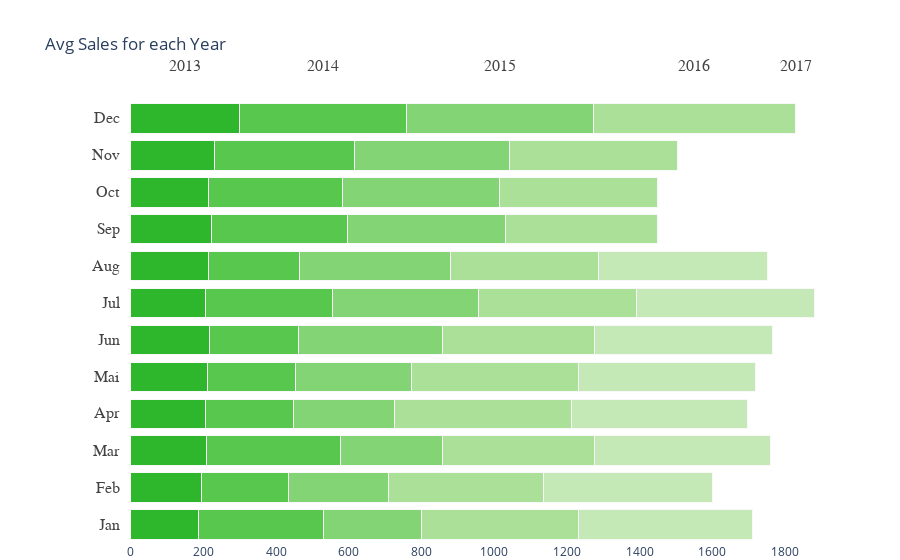

The notebook cell this image was saved under:
### Markdown cell above
### Sales variation by month and year
To see the variation of sales per month and year in one plot, we use plotly.

### Code cell
# data 
df_2013 = df_visualization[df_visualization['year']==2013][['month','sales']]
df_2013 = df_2013.groupby('month').agg({"sales" : "mean"}).reset_index().rename(columns={'sales':'s13'})
df_2014 = df_visualization[df_visualization['year']==2014][['month','sales']]
df_2014 = df_2014.groupby('month').agg({"sales" : "mean"}).reset_index().rename(columns={'sales':'s14'})
df_2015 = df_visualization[df_visualization['year']==2015][['month','sales']]
df_2015 = df_2015.groupby('month').agg({"sales" : "mean"}).reset_index().rename(columns={'sales':'s15'})
df_2016 = df_visualization[df_visualization['year']==2016][['month','sales']]
df_2016 = df_2016.groupby('month').agg({"sales" : "mean"}).reset_index().rename(columns={'sales':'s16'})
df_2017 = df_visualization[df_visualization['year']==2017][['month','sales']]
df_2017 = df_2017.groupby('month').agg({"sales" : "mean"}).reset_index()
df_2017_no = pd.DataFrame({'month': [9,10,11,12], 'sales':[0,0,0,0]})
df_2017 = pd.concat([df_2017, df_2017_no], ignore_index=True).rename(columns={'sales':'s17'})
# df_2017 = df_2017.append(df_2017_no).rename(columns={'sales':'s17'})
df_year = df_2013.merge(df_2014,on='month').merge(df_2015,on='month').merge(df_2016,on='month').merge(df_2017,on='month')

# top levels
top_labels = ['2013', '2014', '2015', '2016', '2017']

colors = ['#2EB62C', '#57C84D',
          '#83D475', '#ABE098',
          '#C5E8B7']

# X axis value 
df_year = df_year[['s13','s14','s15','s16','s17']].replace(np.nan,0)
x_data = df_year.values

# y axis value (Month)
df_2013['month'] =['Jan','Feb','Mar','Apr','Mai','Jun','Jul','Aug','Sep','Oct','Nov','Dec']
y_data = df_2013['month'].tolist()

# create plotly figure
fig = go.Figure()
for i in range(0, len(x_data[0])):
    for xd, yd in zip(x_data, y_data):
        fig.add_trace(go.Bar(
            x=[xd[i]], y=[yd],
            orientation='h',
            marker=dict(
                color=colors[i],
                line=dict(color='rgb(248, 248, 249)', width=1)
            )
        ))

fig.update_layout(title='Avg Sales for each Year',
    xaxis=dict(showgrid=False, 
               zeroline=False, domain=[0.15, 1]),
    yaxis=dict(showgrid=False, showline=False,
               showticklabels=False, zeroline=False),
    barmode='stack',
    plot_bgcolor='#fff', 
    paper_bgcolor='#fff',
    margin=dict(l=0, r=50, t=100, b=10),
    showlegend=False, 
)

annotations = []
for yd, xd in zip(y_data, x_data):  
    # labeling the y-axis
    annotations.append(dict(xref='paper', yref='y',
                            x=0.14, y=yd,
                            xanchor='right',
                            text=str(yd),
                            font=dict(family='verdana', size=16,
                                      color='rgb(67, 67, 67)'),
                            showarrow=False, align='right'))
    
    # labeling the first Likert scale (on the top)
    if yd == y_data[-1]:
        annotations.append(dict(xref='x', yref='paper',
                                x=xd[0] / 2, y=1.1,
                                text=top_labels[0],
                                font=dict(family='verdana ', size=16,
                                          color='rgb(67, 67, 67)'),
                                showarrow=False))
        
    space = xd[0]
    for i in range(1, len(xd)):        
            # labeling the Likert scale
            if yd == y_data[-1]:
                annotations.append(dict(xref='x', yref='paper',
                                        x=space + (xd[i]/2), y=1.1,
                                        text=top_labels[i],
                                        font=dict(family='verdana ', size=16,
                                                  color='rgb(67, 67, 67)'),
                                        showarrow=False))
            space += xd[i]
            
fig.update_layout(
    annotations=annotations)
fig.show()

### Figure 1 — Plotly figure (JSON) as saved in the notebook; plotly's stock layout.template omitted (floating-point values rounded to 4 significant figures)
{"data": [{"marker": {"color": "#2EB62C", "line": {"color": "rgb(248, 248, 249)", "width": 1}}, "orientation": "h", "type": "bar", "x": [187.0], "y": ["Jan"]}, {"marker": {"color": "#2EB62C", "line": {"color": "rgb(248, 248, 249)", "width": 1}}, "orientation": "h", "type": "bar", "x": [193.6], "y": ["Feb"]}, {"marker": {"color": "#2EB62C", "line": {"color": "rgb(248, 248, 249)", "width": 1}}, "orientation": "h", "type": "bar", "x": [206.9], "y": ["Mar"]}, {"marker": {"color": "#2EB62C", "line": {"color": "rgb(248, 248, 249)", "width": 1}}, "orientation": "h", "type": "bar", "x": [205.6], "y": ["Apr"]}, {"marker": {"color": "#2EB62C", "line": {"color": "rgb(248, 248, 249)", "width": 1}}, "orientation": "h", "type": "bar", "x": [210.2], "y": ["Mai"]}, {"marker": {"color": "#2EB62C", "line": {"color": "rgb(248, 248, 249)", "width": 1}}, "orientation": "h", "type": "bar", "x": [215.7], "y": ["Jun"]}, {"marker": {"color": "#2EB62C", "line": {"color": "rgb(248, 248, 249)", "width": 1}}, "orientation": "h", "type": "bar", "x": [204.0], "y": ["Jul"]}, {"marker": {"color": "#2EB62C", "line": {"color": "rgb(248, 248, 249)", "width": 1}}, "orientation": "h", "type": "bar", "x": [212.5], "y": ["Aug"]}, {"marker": {"color": "#2EB62C", "line": {"color": "rgb(248, 248, 249)", "width": 1}}, "orientation": "h", "type": "bar", "x": [220.6], "y": ["Sep"]}, {"marker": {"color": "#2EB62C", "line": {"color": "rgb(248, 248, 249)", "width": 1}}, "orientation": "h", "type": "bar", "x": [213.2], "y": ["Oct"]}, {"marker": {"color": "#2EB62C", "line": {"color": "rgb(248, 248, 249)", "width": 1}}, "orientation": "h", "type": "bar", "x": [231.1], "y": ["Nov"]}, {"marker": {"color": "#2EB62C", "line": {"color": "rgb(248, 248, 249)", "width": 1}}, "orientation": "h", "type": "bar", "x": [298.7], "y": ["Dec"]}, {"marker": {"color": "#57C84D", "line": {"color": "rgb(248, 248, 249)", "width": 1}}, "orientation": "h", "type": "bar", "x": [342.3], "y": ["Jan"]}, {"marker": {"color": "#57C84D", "line": {"color": "rgb(248, 248, 249)", "width": 1}}, "orientation": "h", "type": "bar", "x": [241.3], "y": ["Feb"]}, {"marker": {"color": "#57C84D", "line": {"color": "rgb(248, 248, 249)", "width": 1}}, "orientation": "h", "type": "bar", "x": [368.7], "y": ["Mar"]}, {"marker": {"color": "#57C84D", "line": {"color": "rgb(248, 248, 249)", "width": 1}}, "orientation": "h", "type": "bar", "x": [240.6], "y": ["Apr"]}, {"marker": {"color": "#57C84D", "line": {"color": "rgb(248, 248, 249)", "width": 1}}, "orientation": "h", "type": "bar", "x": [242.2], "y": ["Mai"]}, {"marker": {"color": "#57C84D", "line": {"color": "rgb(248, 248, 249)", "width": 1}}, "orientation": "h", "type": "bar", "x": [244.6], "y": ["Jun"]}, {"marker": {"color": "#57C84D", "line": {"color": "rgb(248, 248, 249)", "width": 1}}, "orientation": "h", "type": "bar", "x": [350.8], "y": ["Jul"]}, {"marker": {"color": "#57C84D", "line": {"color": "rgb(248, 248, 249)", "width": 1}}, "orientation": "h", "type": "bar", "x": [251.4], "y": ["Aug"]}, {"marker": {"color": "#57C84D", "line": {"color": "rgb(248, 248, 249)", "width": 1}}, "orientation": "h", "type": "bar", "x": [374.5], "y": ["Sep"]}, {"marker": {"color": "#57C84D", "line": {"color": "rgb(248, 248, 249)", "width": 1}}, "orientation": "h", "type": "bar", "x": [369.2], "y": ["Oct"]}, {"marker": {"color": "#57C84D", "line": {"color": "rgb(248, 248, 249)", "width": 1}}, "orientation": "h", "type": "bar", "x": [384.1], "y": ["Nov"]}, {"marker": {"color": "#57C84D", "line": {"color": "rgb(248, 248, 249)", "width": 1}}, "orientation": "h", "type": "bar", "x": [459.8], "y": ["Dec"]}, {"marker": {"color": "#83D475", "line": {"color": "rgb(248, 248, 249)", "width": 1}}, "orientation": "h", "type": "bar", "x": [269.7], "y": ["Jan"]}, {"marker": {"color": "#83D475", "line": {"color": "rgb(248, 248, 249)", "width": 1}}, "orientation": "h", "type": "bar", "x": [275.4], "y": ["Feb"]}, {"marker": {"color": "#83D475", "line": {"color": "rgb(248, 248, 249)", "width": 1}}, "orientation": "h", "type": "bar", "x": [282.4], "y": ["Mar"]}, {"marker": {"color": "#83D475", "line": {"color": "rgb(248, 248, 249)", "width": 1}}, "orientation": "h", "type": "bar", "x": [279.7], "y": ["Apr"]}, {"marker": {"color": "#83D475", "line": {"color": "rgb(248, 248, 249)", "width": 1}}, "orientation": "h", "type": "bar", "x": [321.0], "y": ["Mai"]}, {"marker": {"color": "#83D475", "line": {"color": "rgb(248, 248, 249)", "width": 1}}, "orientation": "h", "type": "bar", "x": [397.2], "y": ["Jun"]}, {"marker": {"color": "#83D475", "line": {"color": "rgb(248, 248, 249)", "width": 1}}, "orientation": "h", "type": "bar", "x": [403.0], "y": ["Jul"]}, {"marker": {"color": "#83D475", "line": {"color": "rgb(248, 248, 249)", "width": 1}}, "orientation": "h", "type": "bar", "x": [415.7], "y": ["Aug"]}, {"marker": {"color": "#83D475", "line": {"color": "rgb(248, 248, 249)", "width": 1}}, "orientation": "h", "type": "bar", "x": [434.7], "y": ["Sep"]}, {"marker": {"color": "#83D475", "line": {"color": "rgb(248, 248, 249)", "width": 1}}, "orientation": "h", "type": "bar", "x": [432.2], "y": ["Oct"]}, {"marker": {"color": "#83D475", "line": {"color": "rgb(248, 248, 249)", "width": 1}}, "orientation": "h", "type": "bar", "x": [426.6], "y": ["Nov"]}, {"marker": {"color": "#83D475", "line": {"color": "rgb(248, 248, 249)", "width": 1}}, "orientation": "h", "type": "bar", "x": [513.8], "y": ["Dec"]}, {"marker": {"color": "#ABE098", "line": {"color": "rgb(248, 248, 249)", "width": 1}}, "orientation": "h", "type": "bar", "x": [434.1], "y": ["Jan"]}, {"marker": {"color": "#ABE098", "line": {"color": "rgb(248, 248, 249)", "width": 1}}, "orientation": "h", "type": "bar", "x": [424.7], "y": ["Feb"]}, {"marker": {"color": "#ABE098", "line": {"color": "rgb(248, 248, 249)", "width": 1}}, "orientation": "h", "type": "bar", "x": [418.7], "y": ["Mar"]}, {"marker": {"color": "#ABE098", "line": {"color": "rgb(248, 248, 249)", "width": 1}}, "orientation": "h", "type": "bar", "x": [488.1], "y": ["Apr"]}, {"marker": {"color": "#ABE098", "line": {"color": "rgb(248, 248, 249)", "width": 1}}, "orientation": "h", "type": "bar", "x": [457.7], "y": ["Mai"]}, {"marker": {"color": "#ABE098", "line": {"color": "rgb(248, 248, 249)", "width": 1}}, "orientation": "h", "type": "bar", "x": [419.6], "y": ["Jun"]}, {"marker": {"color": "#ABE098", "line": {"color": "rgb(248, 248, 249)", "width": 1}}, "orientation": "h", "type": "bar", "x": [432.6], "y": ["Jul"]}, {"marker": {"color": "#ABE098", "line": {"color": "rgb(248, 248, 249)", "width": 1}}, "orientation": "h", "type": "bar", "x": [406.4], "y": ["Aug"]}, {"marker": {"color": "#ABE098", "line": {"color": "rgb(248, 248, 249)", "width": 1}}, "orientation": "h", "type": "bar", "x": [419.3], "y": ["Sep"]}, {"marker": {"color": "#ABE098", "line": {"color": "rgb(248, 248, 249)", "width": 1}}, "orientation": "h", "type": "bar", "x": [435.0], "y": ["Oct"]}, {"marker": {"color": "#ABE098", "line": {"color": "rgb(248, 248, 249)", "width": 1}}, "orientation": "h", "type": "bar", "x": [462.9], "y": ["Nov"]}, {"marker": {"color": "#ABE098", "line": {"color": "rgb(248, 248, 249)", "width": 1}}, "orientation": "h", "type": "bar", "x": [557.1], "y": ["Dec"]}, {"marker": {"color": "#C5E8B7", "line": {"color": "rgb(248, 248, 249)", "width": 1}}, "orientation": "h", "type": "bar", "x": [476.6], "y": ["Jan"]}, {"marker": {"color": "#C5E8B7", "line": {"color": "rgb(248, 248, 249)", "width": 1}}, "orientation": "h", "type": "bar", "x": [466.0], "y": ["Feb"]}, {"marker": {"color": "#C5E8B7", "line": {"color": "rgb(248, 248, 249)", "width": 1}}, "orientation": "h", "type": "bar", "x": [483.4], "y": ["Mar"]}, {"marker": {"color": "#C5E8B7", "line": {"color": "rgb(248, 248, 249)", "width": 1}}, "orientation": "h", "type": "bar", "x": [482.2], "y": ["Apr"]}, {"marker": {"color": "#C5E8B7", "line": {"color": "rgb(248, 248, 249)", "width": 1}}, "orientation": "h", "type": "bar", "x": [487.2], "y": ["Mai"]}, {"marker": {"color": "#C5E8B7", "line": {"color": "rgb(248, 248, 249)", "width": 1}}, "orientation": "h", "type": "bar", "x": [488.7], "y": ["Jun"]}, {"marker": {"color": "#C5E8B7", "line": {"color": "rgb(248, 248, 249)", "width": 1}}, "orientation": "h", "type": "bar", "x": [489.9], "y": ["Jul"]}, {"marker": {"color": "#C5E8B7", "line": {"color": "rgb(248, 248, 249)", "width": 1}}, "orientation": "h", "type": "bar", "x": [465.1], "y": ["Aug"]}, {"marker": {"color": "#C5E8B7", "line": {"color": "rgb(248, 248, 249)", "width": 1}}, "orientation": "h", "type": "bar", "x": [0], "y": ["Sep"]}, {"marker": {"color": "#C5E8B7", "line": {"color": "rgb(248, 248, 249)", "width": 1}}, "orientation": "h", "type": "bar", "x": [0], "y": ["Oct"]}, {"marker": {"color": "#C5E8B7", "line": {"color": "rgb(248, 248, 249)", "width": 1}}, "orientation": "h", "type": "bar", "x": [0], "y": ["Nov"]}, {"marker": {"color": "#C5E8B7", "line": {"color": "rgb(248, 248, 249)", "width": 1}}, "orientation": "h", "type": "bar", "x": [0], "y": ["Dec"]}], "layout": {"annotations": [{"align": "right", "font": {"color": "rgb(67, 67, 67)", "family": "verdana", "size": 16}, "showarrow": false, "text": "Jan", "x": 0.14, "xanchor": "right", "xref": "paper", "y": "Jan", "yref": "y"}, {"align": "right", "font": {"color": "rgb(67, 67, 67)", "family": "verdana", "size": 16}, "showarrow": false, "text": "Feb", "x": 0.14, "xanchor": "right", "xref": "paper", "y": "Feb", "yref": "y"}, {"align": "right", "font": {"color": "rgb(67, 67, 67)", "family": "verdana", "size": 16}, "showarrow": false, "text": "Mar", "x": 0.14, "xanchor": "right", "xref": "paper", "y": "Mar", "yref": "y"}, {"align": "right", "font": {"color": "rgb(67, 67, 67)", "family": "verdana", "size": 16}, "showarrow": false, "text": "Apr", "x": 0.14, "xanchor": "right", "xref": "paper", "y": "Apr", "yref": "y"}, {"align": "right", "font": {"color": "rgb(67, 67, 67)", "family": "verdana", "size": 16}, "showarrow": false, "text": "Mai", "x": 0.14, "xanchor": "right", "xref": "paper", "y": "Mai", "yref": "y"}, {"align": "right", "font": {"color": "rgb(67, 67, 67)", "family": "verdana", "size": 16}, "showarrow": false, "text": "Jun", "x": 0.14, "xanchor": "right", "xref": "paper", "y": "Jun", "yref": "y"}, {"align": "right", "font": {"color": "rgb(67, 67, 67)", "family": "verdana", "size": 16}, "showarrow": false, "text": "Jul", "x": 0.14, "xanchor": "right", "xref": "paper", "y": "Jul", "yref": "y"}, {"align": "right", "font": {"color": "rgb(67, 67, 67)", "family": "verdana", "size": 16}, "showarrow": false, "text": "Aug", "x": 0.14, "xanchor": "right", "xref": "paper", "y": "Aug", "yref": "y"}, {"align": "right", "font": {"color": "rgb(67, 67, 67)", "family": "verdana", "size": 16}, "showarrow": false, "text": "Sep", "x": 0.14, "xanchor": "right", "xref": "paper", "y": "Sep", "yref": "y"}, {"align": "right", "font": {"color": "rgb(67, 67, 67)", "family": "verdana", "size": 16}, "showarrow": false, "text": "Oct", "x": 0.14, "xanchor": "right", "xref": "paper", "y": "Oct", "yref": "y"}, {"align": "right", "font": {"color": "rgb(67, 67, 67)", "family": "verdana", "size": 16}, "showarrow": false, "text": "Nov", "x": 0.14, "xanchor": "right", "xref": "paper", "y": "Nov", "yref": "y"}, {"align": "right", "font": {"color": "rgb(67, 67, 67)", "family": "verdana", "size": 16}, "showarrow": false, "text": "Dec", "x": 0.14, "xanchor": "right", "xref": "paper", "y": "Dec", "yref": "y"}, {"font": {"color": "rgb(67, 67, 67)", "family": "verdana ", "size": 16}, "showarrow": false, "text": "2013", "x": 149.3, "xref": "x", "y": 1.1, "yref": "paper"}, {"font": {"color": "rgb(67, 67, 67)", "family": "verdana ", "size": 16}, "showarrow": false, "text": "2014", "x": 528.6, "xref": "x", "y": 1.1, "yref": "paper"}, {"font": {"color": "rgb(67, 67, 67)", "family": "verdana ", "size": 16}, "showarrow": false, "text": "2015", "x": 1015.0, "xref": "x", "y": 1.1, "yref": "paper"}, {"font": {"color": "rgb(67, 67, 67)", "family": "verdana ", "size": 16}, "showarrow": false, "text": "2016", "x": 1551.0, "xref": "x", "y": 1.1, "yref": "paper"}, {"font": {"color": "rgb(67, 67, 67)", "family": "verdana ", "size": 16}, "showarrow": false, "text": "2017", "x": 1829.0, "xref": "x", "y": 1.1, "yref": "paper"}], "barmode": "stack", "margin": {"b": 10, "l": 0, "r": 50, "t": 100}, "paper_bgcolor": "#fff", "plot_bgcolor": "#fff", "showlegend": false, "title": {"text": "Avg Sales for each Year"}, "xaxis": {"domain": [0.15, 1], "showgrid": false, "zeroline": false}, "yaxis": {"showgrid": false, "showline": false, "showticklabels": false, "zeroline": false}}}
